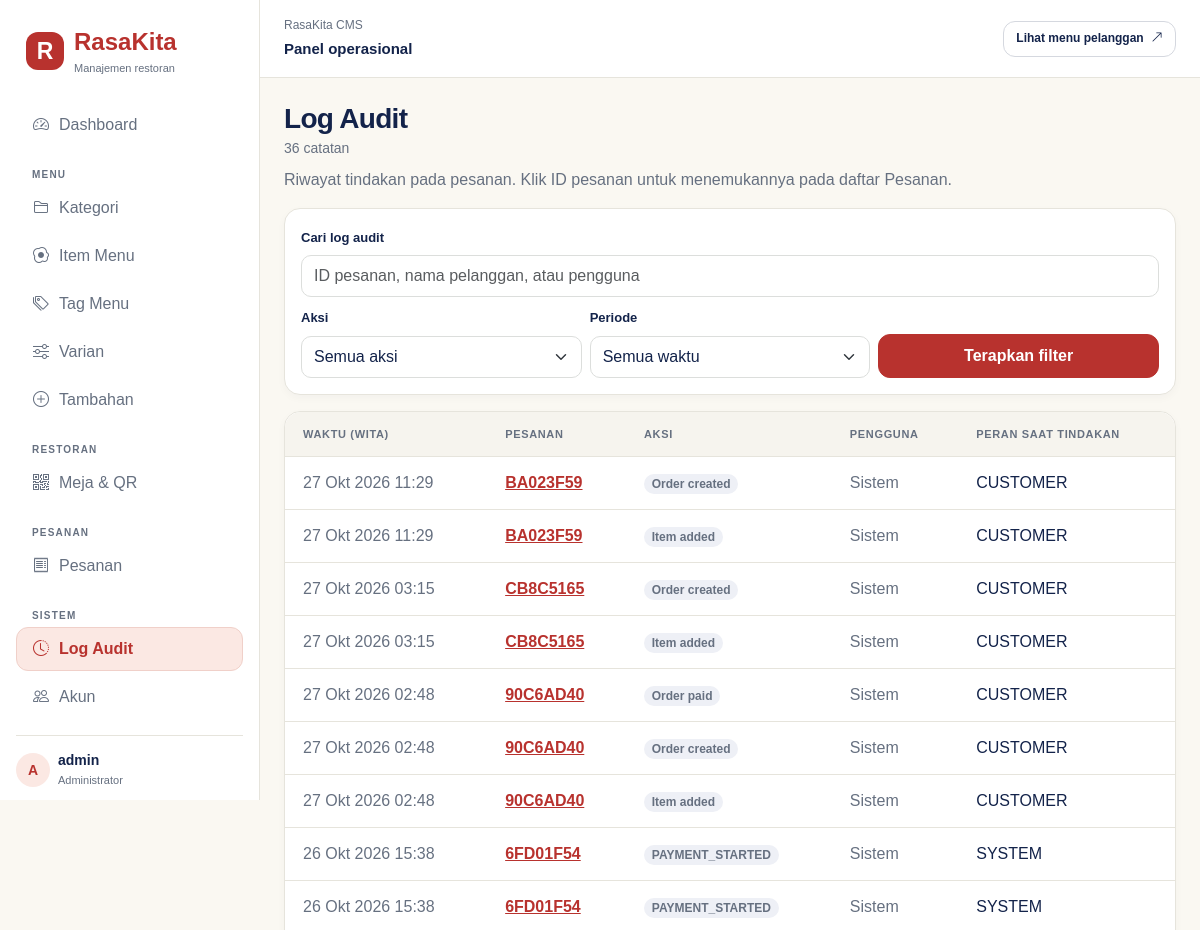
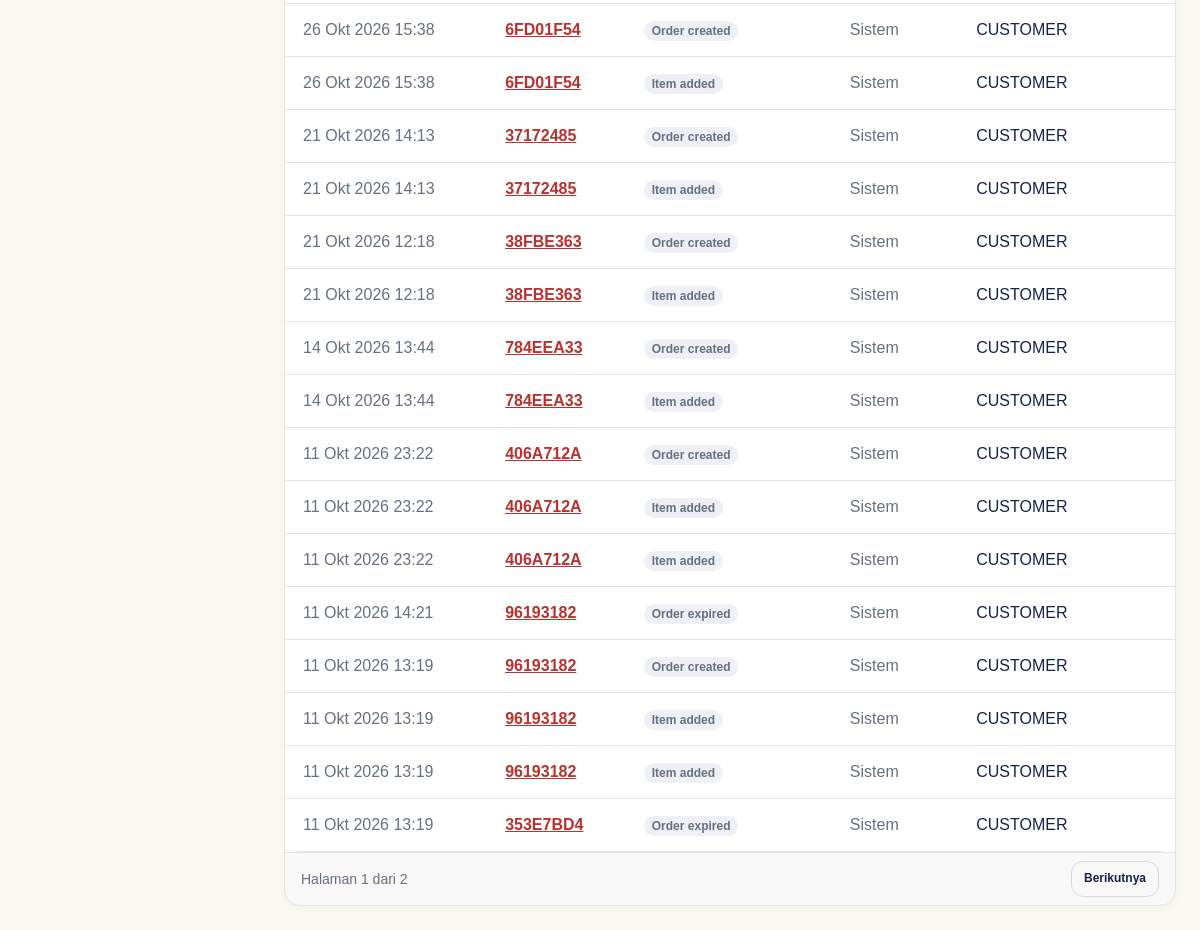
The page /staff/audit-log/ (signed in) on the database its author committed (2 pictures, top to bottom).
### orders/models.py (models this page shows, shortened)
class AuditLog(models.Model):
    class Action(models.TextChoices):
        CREATED = "ORDER_CREATED", "Order created"
        MODIFIED = "ORDER_MODIFIED", "Order modified"
        ITEM_ADDED = "ITEM_ADDED", "Item added"
        ITEM_REMOVED = "ITEM_REMOVED", "Item removed"
        QUANTITY_CHANGED = "QUANTITY_CHANGED", "Quantity changed"
        CUSTOMER_CHANGED = "CUSTOMER_INFO_CHANGED", "Customer info changed"
        CANCELLED = "ORDER_CANCELLED", "Order cancelled"
        PAID = "ORDER_PAID", "Order paid"
        EXPIRED = "ORDER_EXPIRED", "Order expired"
        REFUNDED = "ORDER_REFUNDED", "Order refunded"
    order = models.ForeignKey(Order, on_delete=models.PROTECT, related_name="audit_logs")
    actor = models.ForeignKey(
        settings.AUTH_USER_MODEL,
        null=True,
        blank=True,
        on_delete=models.PROTECT,
        related_name="order_audits",
    )
    actor_role = models.CharField(max_length=20, default="SYSTEM")
    action = models.CharField(max_length=32, choices=Action.choices)
    before = models.JSONField(default=dict, blank=True)
    after = models.JSONField(default=dict, blank=True)
    metadata = models.JSONField(default=dict, blank=True)
    created_at = models.DateTimeField(auto_now_add=True)
    class Meta:
        indexes = [
            models.Index(fields=["order", "created_at"]),
            models.Index(fields=["action", "created_at"]),
        ]

class Order(models.Model):
    class Status(models.TextChoices):
        PENDING = "PENDING", "Pending"
        PAID = "PAID", "Paid"
        CANCELLED = "CANCELLED", "Cancelled"
        EXPIRED = "EXPIRED", "Expired"
        REFUNDED = "REFUNDED", "Refunded"
    class OrderType(models.TextChoices):
        DINE_IN = "DINE_IN", "Dine in"
        TAKEAWAY = "TAKEAWAY", "Takeaway"
    public_id = models.CharField(max_length=12, unique=True, default=new_public_id, editable=False)
    status = models.CharField(
        max_length=12, choices=Status.choices, default=Status.PENDING, db_index=True
    )
    customer_name = models.CharField(max_length=150)
    phone = models.CharField(max_length=32, blank=True)
    order_type = models.CharField(max_length=10, choices=OrderType.choices)
    table = models.ForeignKey(
        Table, null=True, blank=True, on_delete=models.PROTECT, related_name="orders"
    )
    note = models.TextField(blank=True)
    total = models.DecimalField(
        max_digits=12, decimal_places=2, default=Decimal("0.00"), validators=[MinValueValidator(0)]
    )
    created_at = models.DateTimeField(auto_now_add=True, db_index=True)
    updated_at = models.DateTimeField(auto_now=True)
    expires_at = models.DateTimeField(db_index=True)
    paid_at = models.DateTimeField(null=True, blank=True)
    cancelled_at = models.DateTimeField(null=True, blank=True)
    refunded_at = models.DateTimeField(null=True, blank=True)
    processed_by_cashier = models.ForeignKey(
        settings.AUTH_USER_MODEL,
        null=True,
        blank=True,
        on_delete=models.PROTECT,
        related_name="processed_orders",
    )
    cancelled_by_cashier = models.ForeignKey(
        settings.AUTH_USER_MODEL,
        null=True,
        blank=True,
        on_delete=models.PROTECT,
        related_name="cancelled_orders",
    )
    refunded_by = models.ForeignKey(
        settings.AUTH_USER_MODEL,
        null=True,
        blank=True,
        on_delete=models.PROTECT,
        related_name="refunded_orders",
    )
    class Meta:
        indexes = [
            models.Index(fields=["status", "created_at"]),
            models.Index(fields=["status", "expires_at"]),
        ]
        constraints = [
            models.CheckConstraint(condition=Q(total__gte=0), name="order_total_nonnegative"),
            models.CheckConstraint(
                condition=Q(order_type="DINE_IN", table__isnull=False)
                | Q(order_type="TAKEAWAY", table__isnull=True),
                name="order_table_matches_type",
            ),
        ]

### users/views.py (the view)
# urls.py: path('audit-log/', views.audit_log, name='audit-log'),
@cms_required
def audit_log(request: HttpRequest) -> HttpResponse:
    records = AuditLog.objects.select_related('order', 'actor').order_by('-created_at', '-pk')
    q = request.GET.get('q', '').strip()
    action = request.GET.get('action', '')
    period = request.GET.get('period', '')
    action_choices = list(AuditLog.Action.choices)
    if q:
        records = records.filter(
            Q(order__public_id__icontains=q)
            | Q(order__customer_name__icontains=q)
            | Q(actor__username__icontains=q)
        )
    if action in {value for value, _ in action_choices}:
        records = records.filter(action=action)
    else:
        action = ''
    if period == 'today':
        records = records.filter(created_at__date=timezone.localdate())
    elif period == '7':
        records = records.filter(created_at__gte=timezone.now() - timedelta(days=7))
    else:
        period = ''
    paginator = Paginator(records, 25)
    page_obj = paginator.get_page(request.GET.get('page'))
    params = {
        key: value for key, value in {'q': q, 'action': action, 'period': period}.items() if value
    }
    return render(
        request,
        'users/audit_log.html',
        {
            'logs': page_obj,
            'page_obj': page_obj,
            'total': paginator.count,
            'q': q,
            'action': action,
            'period': period,
            'action_choices': action_choices,
            'querystring': urlencode(params),
            'filtered': bool(params),
        },
    )

### users/access.py (called while the page is built)
    @property
    def can_manage_catalog(self) -> bool:
        return self._user.is_authenticated and self._user.is_staff

### users/views.py (called while the page is built)
def _cms_user(user: AbstractUser | AnonymousUser) -> bool:
    return StaffAccess(user).can_manage_catalog

### users/templates/users/audit_log.html (shortened to what this page needs)
{% extends 'users/base.html' %}
{% block content %}
<div class="mb-3">
  <h1 class="h3 mb-0">Log Audit</h1>
  <small class="text-secondary">{{ total }} catatan{% if filtered %} (difilter){% endif %}</small>
  <p class="text-secondary mt-2 mb-0">Riwayat tindakan pada pesanan. Klik ID pesanan untuk menemukannya pada daftar Pesanan.</p>
</div>
<form method="get" class="card stat card-body mb-3" role="search" aria-label="Filter log audit">
  <div class="row g-2">
    <div class="col-12">
      <label class="form-label" for="audit-search">Cari log audit</label>
      <input class="form-control" id="audit-search" type="search" name="q" value="{{ q }}" placeholder="ID pesanan, nama pelanggan, atau pengguna">
    </div>
    <div class="col-6 col-lg-4">
      <label class="form-label" for="audit-action">Aksi</label>
      <select class="form-select" id="audit-action" name="action">
        <option value="">Semua aksi</option>
      </select>
    </div>
    <div class="col-6 col-lg-4">
      <label class="form-label" for="audit-period">Periode</label>
      <select class="form-select" id="audit-period" name="period">
        <option value="">Semua waktu</option>
      </select>
    </div>
    <div class="col-12 col-lg-4 d-flex flex-wrap gap-2 align-self-end">
      <button class="btn btn-success flex-grow-1" type="submit">Terapkan filter</button>
    </div>
  </div>
</form>
<div class="card stat">
  <div class="table-responsive">
    <table class="table align-middle mb-0">
      <thead>
        <tr>
          <th>Waktu (WITA)</th>
          <th>Pesanan</th>
          <th>Aksi</th>
          <th>Pengguna</th>
          <th>Peran saat tindakan</th>
        </tr>
      </thead>
      <tbody>
        {% for log in logs %}
        <tr>
          <td class="text-secondary">{{ log.created_at|date:'d M Y H:i' }}</td>
          <td class="fw-semibold"><a href="{% url 'staff:orders' %}?q={{ log.order.public_id|urlencode }}" aria-label="Lihat pesanan {{ log.order.public_id }}">{{ log.order.public_id }}</a></td>
          <td><span class="badge badge-tag-more">{{ log.get_action_display }}</span></td>
          <td>{% if log.actor %}{{ log.actor }}{% else %}<span class="text-secondary">Sistem</span>{% endif %}</td>
          <td>{{ log.actor_role }}</td>
        </tr>
        {% empty %}
        <tr>
          <td colspan="5" class="text-center text-secondary py-4">{% if filtered %}Tidak ada catatan yang cocok dengan filter.{% else %}Belum ada aktivitas.{% endif %}</td>
        </tr>
        {% endfor %}
      </tbody>
    </table>
  </div>
  {% include 'users/includes/cms_pagination.html' %}
</div>
{% endblock %}

### users/templates/users/nav.html (shortened to what this page needs)
<nav class="nav flex-column gap-1 flex-grow-1">
  <a
    class="px-3 py-2 {% if request.resolver_match.url_name == 'dashboard' %}active{% endif %}"
    href="{% url 'staff:dashboard' %}"
    ><i class="bi bi-speedometer2 me-2"></i>Dashboard</a
  >
  <span class="nav-label mt-3 px-3">MENU</span>
  <a
    class="px-3 py-2 {% if 'categor' in request.resolver_match.url_name %}active{% endif %}"
    href="{% url 'staff:categories' %}"
    ><i class="bi bi-folder2 me-2"></i>Kategori</a
  >
  <a
    class="px-3 py-2 {% if 'menu-item' in request.resolver_match.url_name %}active{% endif %}"
    href="{% url 'staff:menu-items' %}"
    ><i class="bi bi-egg-fried me-2"></i>Item Menu</a
  >
  <a
    class="px-3 py-2 {% if 'tag' in request.resolver_match.url_name %}active{% endif %}"
    href="{% url 'staff:tags' %}"
    ><i class="bi bi-tags me-2"></i>Tag Menu</a
  >
  <a
    class="px-3 py-2 {% if 'variant' in request.resolver_match.url_name %}active{% endif %}"
    href="{% url 'staff:variants' %}"
    ><i class="bi bi-sliders me-2"></i>Varian</a
  >
  <a
    class="px-3 py-2 {% if 'addon' in request.resolver_match.url_name %}active{% endif %}"
    href="{% url 'staff:addons' %}"
    ><i class="bi bi-plus-circle me-2"></i>Tambahan</a
  >
  <span class="nav-label mt-3 px-3">RESTORAN</span>
  <a
    class="px-3 py-2 {% if 'table' in request.resolver_match.url_name %}active{% endif %}"
    href="{% url 'staff:tables' %}"
    ><i class="bi bi-qr-code me-2"></i>Meja &amp; QR</a
  >
  <span class="nav-label mt-3 px-3">PESANAN</span>
  <a
    class="px-3 py-2 {% if 'order' in request.resolver_match.url_name %}active{% endif %}"
    href="{% url 'staff:orders' %}"
    ><i class="bi bi-receipt me-2"></i>Pesanan</a
  >
  <span class="nav-label mt-3 px-3">SISTEM</span>
  <a
    class="px-3 py-2 {% if 'audit' in request.resolver_match.url_name %}active{% endif %}"
    href="{% url 'staff:audit-log' %}"
    ><i class="bi bi-clock-history me-2"></i>Log Audit</a
  >
  {% if request.user.is_superuser %}
  <a
    class="px-3 py-2 {% if 'account' in request.resolver_match.url_name %}active{% endif %}"
    href="{% url 'staff:accounts' %}"
    ><i class="bi bi-people me-2"></i>Akun</a
  >
  {% endif %}
</nav>
<div class="cms-profile pt-3 mt-3 small">
  <div class="d-flex align-items-center gap-2 mb-2">
    <div
      class="cms-avatar rounded-circle d-flex align-items-center justify-content-center fw-semibold"
      style="width: 34px; height: 34px"
    >
      {{ request.user.username|slice:":1"|upper }}
    </div>
    <div>
      <div class="fw-semibold lh-sm">
        {{ request.user.get_full_name|default:request.user.username }}
      </div>
      <div class="cms-profile-role">Administrator</div>
    </div>
  </div>
  <form method="post" action="{% url 'staff:logout' %}">
    <button type="submit" class="px-2 py-1 d-inline-block border-0 bg-transparent">
    </button>
  </form>
</div>

### users/static/users/css/cms-shell.css (style rules this page uses)
.cms-app { --brand:#b8322e;--brand-dark:#962722;--brand-soft:#fbe8e3; --cms-ink:#13234a;--cms-muted:#667080;--cms-line:#e6e4dc; --bs-body-color:var(--cms-ink);--bs-body-bg:#faf8f2; --bs-border-color:var(--cms-line);--bs-border-radius:12px; --bs-link-color:var(--brand);--bs-link-hover-color:var(--brand-dark); --bs-link-color-rgb:184,50,46;--bs-link-hover-color-rgb:150,39,34; --bs-primary:#b8322e;--bs-primary-rgb:184,50,46; margin:0;background:var(--bs-body-bg);color:var(--cms-ink); font-family:Arial,Helvetica,sans-serif; }
.cms-app * { box-sizing:border-box }
.cms-app .text-secondary { color:var(--cms-muted)!important }
.cms-app h1,.cms-app h2,.cms-app h3 { font-weight:700;letter-spacing:-.025em }
.cms-app .sidebar a:not(.brand) { color:var(--cms-muted);text-decoration:none;border-radius:12px;min-height:44px;display:flex;align-items:center;gap:2px;border:1px solid transparent }
.cms-app .sidebar a.active { color:var(--brand);background:var(--brand-soft);border-color:#f0d0c9;font-weight:700 }
.cms-app .nav-label { font-size:10px;font-weight:700;letter-spacing:.12em;color:var(--cms-muted) }
.cms-app .cms-profile { color:var(--cms-ink);border-top:1px solid var(--cms-line) }
.cms-app .cms-profile-role { color:var(--cms-muted);font-size:11px;margin-top:3px }
.cms-app .cms-avatar { background:var(--brand-soft);color:var(--brand);width:34px;height:34px;flex-shrink:0 }
.cms-app .btn { border-radius:12px;font-weight:600;min-height:42px;padding:9px 16px }
.cms-app .btn-success,.cms-app .btn-primary { --bs-btn-bg:var(--brand);--bs-btn-border-color:var(--brand);--bs-btn-color:#fff; --bs-btn-hover-bg:var(--brand-dark);--bs-btn-hover-border-color:var(--brand-dark); --bs-btn-active-bg:var(--brand-dark);--bs-btn-active-border-color:var(--brand-dark); --bs-btn-disabled-bg:var(--brand);--bs-btn-disabled-border-color:var(--brand); }
.cms-app .form-control,.cms-app .form-select { background-color:#fff;border-color:#dcdedc;color:var(--cms-ink);min-height:42px;border-radius:10px }
.cms-app .form-label { font-size:13px;font-weight:600 }
.cms-app .stat,.cms-app .form-card { border:1px solid var(--cms-line);border-radius:16px;background:#fff;box-shadow:0 3px 8px #13234a08 }
.cms-app .table { --bs-table-color:var(--cms-ink);--bs-table-border-color:var(--cms-line);--bs-table-bg:transparent }
.cms-app .table-responsive { max-width:100%;border-radius:16px;overscroll-behavior-x:contain }
.cms-app .table>:not(caption)>*>* { padding:14px 18px;white-space:nowrap }
.cms-app .table thead th { background:#f6f4ee;color:var(--cms-muted);font-size:11px;letter-spacing:.06em;text-transform:uppercase;font-weight:700 }
.cms-app .badge-tag-more,.cms-app .tag-more-btn { background:#eef0f6;color:var(--cms-muted);border:0;border-radius:999px }
.cms-app .content h1,.cms-app .content p,.cms-app .cms-profile { overflow-wrap:anywhere }

### rows shown on the page
AuditLog: created_at "27 Okt 2026 11:29", order.public_id "BA023F59", action "Order created", shows "Sistem", actor_role "CUSTOMER"
AuditLog: created_at "27 Okt 2026 11:29", order.public_id "BA023F59", action "Item added", shows "Sistem", actor_role "CUSTOMER"
AuditLog: created_at "27 Okt 2026 03:15", order.public_id "CB8C5165", action "Order created", shows "Sistem", actor_role "CUSTOMER"
AuditLog: created_at "27 Okt 2026 03:15", order.public_id "CB8C5165", action "Item added", shows "Sistem", actor_role "CUSTOMER"
AuditLog: created_at "27 Okt 2026 02:48", order.public_id "90C6AD40", action "Order paid", shows "Sistem", actor_role "CUSTOMER"
AuditLog: created_at "27 Okt 2026 02:48", order.public_id "90C6AD40", action "Order created", shows "Sistem", actor_role "CUSTOMER"
AuditLog: created_at "27 Okt 2026 02:48", order.public_id "90C6AD40", action "Item added", shows "Sistem", actor_role "CUSTOMER"
AuditLog: created_at "26 Okt 2026 15:38", order.public_id "6FD01F54", action "PAYMENT_STARTED", shows "Sistem", actor_role "SYSTEM"
AuditLog: created_at "26 Okt 2026 15:38", order.public_id "6FD01F54", action "PAYMENT_STARTED", shows "Sistem", actor_role "SYSTEM"
AuditLog: created_at "26 Okt 2026 15:38", order.public_id "6FD01F54", action "Order created", shows "Sistem", actor_role "CUSTOMER"
AuditLog: created_at "26 Okt 2026 15:38", order.public_id "6FD01F54", action "Item added", shows "Sistem", actor_role "CUSTOMER"
AuditLog: created_at "21 Okt 2026 14:13", order.public_id "37172485", action "Order created", shows "Sistem", actor_role "CUSTOMER"
AuditLog: created_at "21 Okt 2026 14:13", order.public_id "37172485", action "Item added", shows "Sistem", actor_role "CUSTOMER"
AuditLog: created_at "21 Okt 2026 12:18", order.public_id "38FBE363", action "Order created", shows "Sistem", actor_role "CUSTOMER"
AuditLog: created_at "21 Okt 2026 12:18", order.public_id "38FBE363", action "Item added", shows "Sistem", actor_role "CUSTOMER"
AuditLog: created_at "14 Okt 2026 13:44", order.public_id "784EEA33", action "Order created", shows "Sistem", actor_role "CUSTOMER"
AuditLog: created_at "14 Okt 2026 13:44", order.public_id "784EEA33", action "Item added", shows "Sistem", actor_role "CUSTOMER"
AuditLog: created_at "11 Okt 2026 23:22", order.public_id "406A712A", action "Order created", shows "Sistem", actor_role "CUSTOMER"
AuditLog: created_at "11 Okt 2026 23:22", order.public_id "406A712A", action "Item added", shows "Sistem", actor_role "CUSTOMER"
AuditLog: created_at "11 Okt 2026 23:22", order.public_id "406A712A", action "Item added", shows "Sistem", actor_role "CUSTOMER"
AuditLog: created_at "11 Okt 2026 14:21", order.public_id "96193182", action "Order expired", shows "Sistem", actor_role "CUSTOMER"
AuditLog: created_at "11 Okt 2026 13:19", order.public_id "96193182", action "Order created", shows "Sistem", actor_role "CUSTOMER"
AuditLog: created_at "11 Okt 2026 13:19", order.public_id "96193182", action "Item added", shows "Sistem", actor_role "CUSTOMER"
AuditLog: created_at "11 Okt 2026 13:19", order.public_id "96193182", action "Item added", shows "Sistem", actor_role "CUSTOMER"
AuditLog: created_at "11 Okt 2026 13:19", order.public_id "353E7BD4", action "Order expired", shows "Sistem", actor_role "CUSTOMER"

### other values the page prints
{{ request.user.username|slice:":1"|upper }} "A"
{{ request.user.get_full_name|default:request.user.username }} "admin"
{{ total }} "36"
{{ page_obj.number }} "1"
{{ page_obj.paginator.num_pages }} "2"
